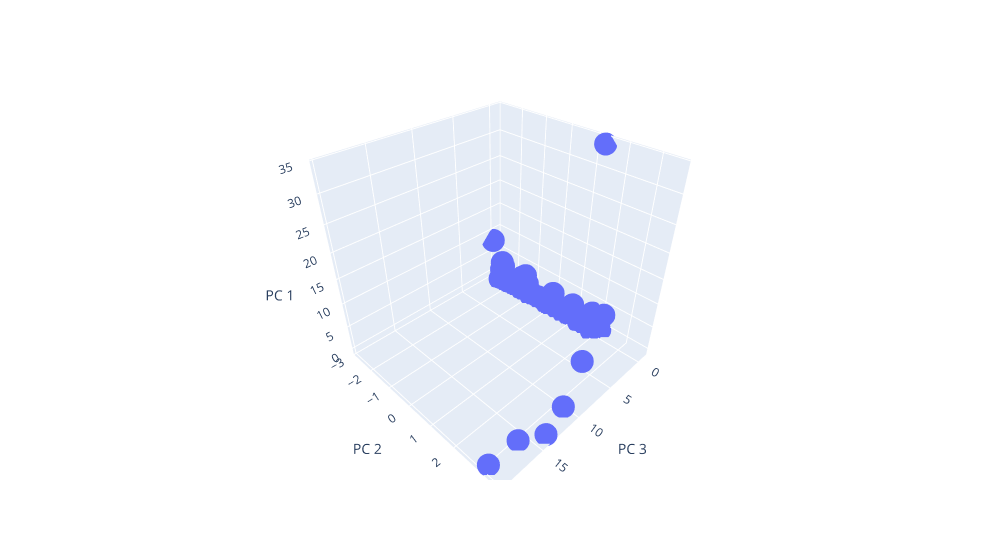

The notebook cell saved with this chart:
### Markdown cell above
### Visualizing Results

#### 3D-Scatter with Clusters

### Code cell
# Create a 3D-Scatter with the PCA data and the clusters. Including parameters on the plot: hover_name="CoinName" and hover_data=["Algorithm"]
cluster_df = pd.concat([crypto_df3, pc_df], axis = 1)
fig = px.scatter_3d(
    cluster_df,
    x = 'PC 3',
    y = 'PC 2',
    z = 'PC 1',
    hover_name = 'CoinName',
    hover_data = ['Algorithm'],
    width = 1000,
)
fig.update_layout(legend = dict(x = 0, y =1))
fig.show()

### Figure 1 — Plotly figure (JSON) as saved in the notebook; plotly's stock layout.template omitted (floating-point values rounded to 4 significant figures; data arrays with more than 128 entries replaced by an {"elided": "..."} marker saying what was removed)
{"data": [{"customdata": {"elided": "859x1 str values"}, "hovertemplate": "<b>%{hovertext}</b><br><br>PC 3=%{x}<br>PC 2=%{y}<br>PC 1=%{z}<br>Algorithm=%{customdata[0]}<extra></extra>", "hovertext": {"elided": "859 str values"}, "legendgroup": "", "marker": {"color": "#636efa", "symbol": "circle"}, "mode": "markers", "name": "", "scene": "scene", "showlegend": false, "type": "scatter3d", "x": {"elided": "859 float values"}, "y": {"elided": "859 float values"}, "z": {"elided": "859 float values"}}], "layout": {"legend": {"tracegroupgap": 0, "x": 0, "y": 1}, "margin": {"t": 60}, "scene": {"domain": {"x": [0, 1], "y": [0, 1]}, "xaxis": {"title": {"text": "PC 3"}}, "yaxis": {"title": {"text": "PC 2"}}, "zaxis": {"title": {"text": "PC 1"}}}, "width": 1000}}
